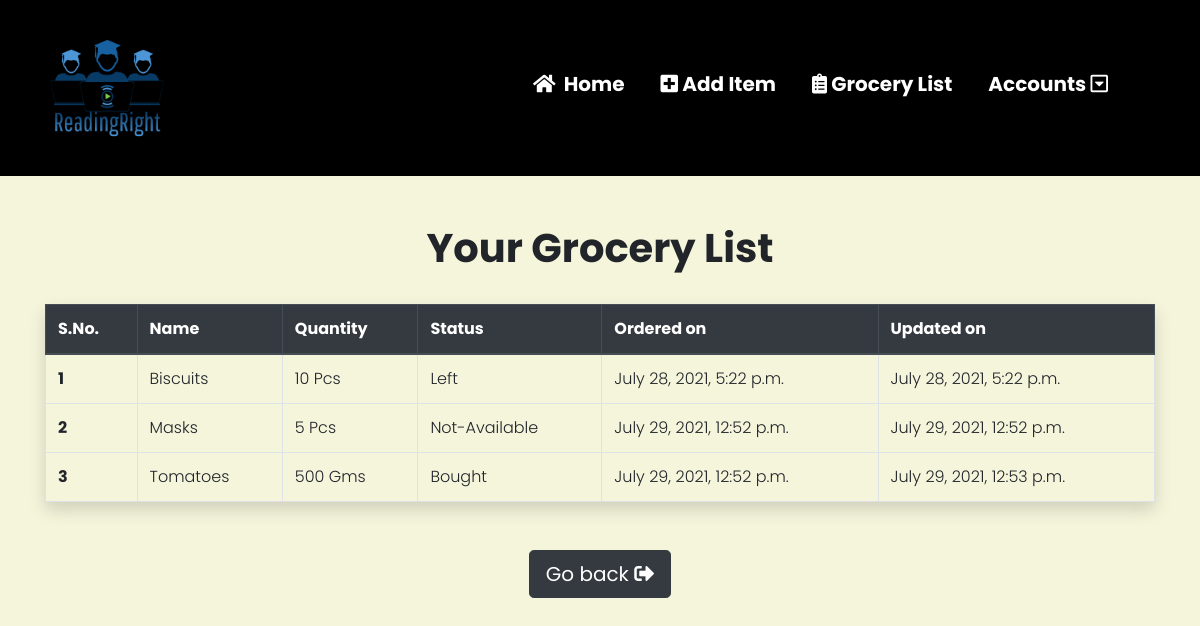
Page /savedlist (signed in) on the committed database.
### home/models.py (models this page shows, shortened)
class Product(models.Model):
    name = models.CharField(max_length = 300)
    quantity = models.IntegerField()
    unit = models.CharField(max_length = 5, choices = UNIT_CHOICES)
    status = models.CharField(max_length = 150, choices = STATUS)
    user = models.ForeignKey(User, on_delete = models.CASCADE)
    date_created = models.DateTimeField(auto_now_add = True)
    updated = models.DateTimeField(auto_now = True)

### home/views.py (the view)
# urls.py: path('savedlist', Savedlist, name = "savedlist")
def Savedlist(request):
    if request.user.is_authenticated:
        user = request.user
        products = Product.objects.filter(user = user)
        data = {
            'products': products,
        }
        return render(request, 'savedlist.html', data)
    else:
        return render(request, 'savedlist.html')

### home/templates/savedlist.html (shortened to what this page needs)
{% extends 'base.html' %}
{% load static %}
{% load crispy_forms_tags %}
{% block content %}
{% if user.is_authenticated %}
<div class="container mt-5">
    <div class="row">
        <div class="container text-center mb-4">
            <h1>Your Grocery List</h1>
        </div>
    </div>
    <div class="caontainer">
        <table class="table table-bordered shadow">
            <thead class="thead-dark">
              <tr>
                <th scope="col">S.No.</th>
                <th scope="col">Name</th>
                <th scope="col">Quantity</th>
                <th scope="col">Status</th>
                <th scope="col">Ordered on</th>
                <th scope="col">Updated on</th>
              </tr>
            </thead>
            <tbody>
                {% for product in products %}
                <tr>
                <th scope="row">{{forloop.counter}}</th>
                <td>{{product.name}}</td>
                <td>{{product.quantity}}  {{product.unit}}</td>
                <td>{{product.status}}</td>
                <td>{{product.date_created}}</td>
                <td>{{product.updated}}</td>
                </tr>
                {% endfor %}
            </tbody>
          </table>
        <div class = "container text-center mt-5 mb-5">
            <a href = "/">
                <button class = "btn btn-lg btn-dark"> Go back <i class="fas fa-sign-out-alt"></i> </button>
            </a>
        </div>
    </div>
</div>
{% endif %}
{% endblock %}

### static/style.css (style rules this page uses)
body { font-family: 'Poppins', sans-serif; font-weight: 300; background-color: beige; }
h1, h2, h3, h4, h5 { font-family: 'Poppins', sans-serif; font-weight: 700; }

### rows in the picture
Product: name "Biscuits", quantity "10", unit "Pcs", status "Left", date_created "July 28, 2021, 5:22 p.m.", updated "July 28, 2021, 5:22 p.m."
Product: name "Masks", quantity "5", unit "Pcs", status "Not-Available", date_created "July 29, 2021, 12:52 p.m.", updated "July 29, 2021, 12:52 p.m."
Product: name "Tomatoes", quantity "500", unit "Gms", status "Bought", date_created "July 29, 2021, 12:52 p.m.", updated "July 29, 2021, 12:53 p.m."
